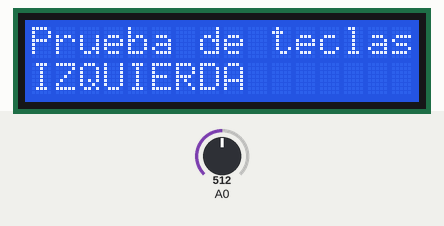
This sketch was run on a simulated Arduino Uno, built with avr-gcc and run on an emulated ATmega328P. Shown: 16×2 character LCD. Inputs (shaded band) come from the test bench; at power-on: A0 = 512. What the sketch prints to the serial monitor is not drawn.

Above: at 1.2 s.
1.3 s: A0 set to 565
At 1.9 s:
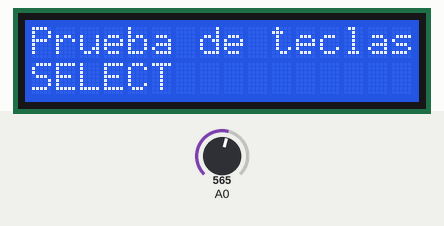
2.8 s: A0 set to 370
At 4.0 s:
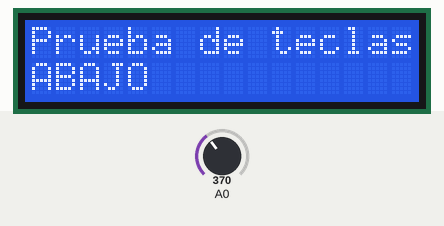
4.3 s: A0 set to 185
At 5.4 s:
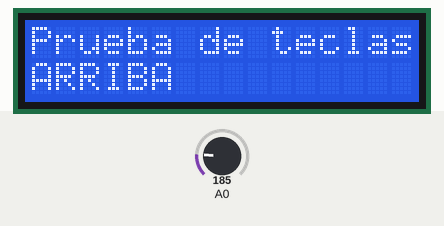
5.8 s: A0 set to 40
At 6.5 s:
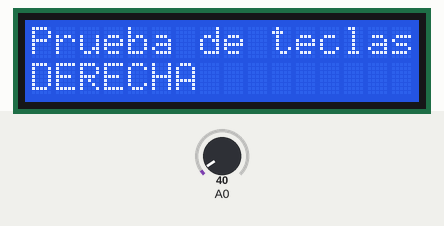
8.8 s: A0 set to 60
At 10.0 s:
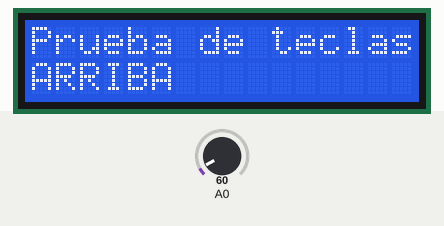
Timing chart, 0 to 11.3 s (numbered marks = the images above; inputs shaded):
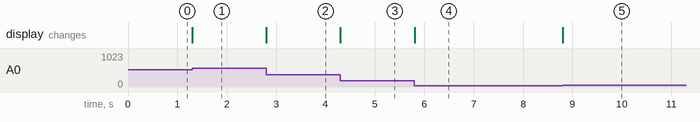

The sketch:

tornado.ino
```cpp
#include <LiquidCrystal.h> //Funciones del LCD
#include <SoftwareSerial.h>  //bluethoot
//Indica a la librería los pines de conexión del shield
LiquidCrystal lcd(8, 9, 4, 5, 6, 7);

//Varables para leer las teclas y el ADC
int lcd_key     = 0;
int adc_key_in  = 0;
//variables bluthoot
SoftwareSerial BT1(4,2);//RX,TX

//Contantes para identificar las teclas
#define btnDERECHA      0
#define btnARRIBA      1
#define btnABAJO       2
#define btnIZQUIERDA   3
#define btnSELECT      4
#define btnNADA        5

  String GetLine()
  {   String S = "" ;
    if (Serial.available())
    {    char c = Serial.read(); ;
      while ( c != '\n')                           //Hasta que el character sea intro
      {     S = S + c ;
	delay(25) ;
	c = Serial.read();
      }
      return( S + '\n') ;
    }
  }
//Función que lee las teclas
int read_LCD_buttons()
{
  adc_key_in = analogRead(0);      // Leer la entrada analógica

  //Las teclas se conectan a un divisor resistivo que produce distintos valores de tensión según la tecla pulsada

  if (adc_key_in > 1000) return btnNADA; //Si no hay ninguna tecla pulsada, sale para demorar menos tiempo

  if (adc_key_in < 50)   return btnDERECHA;
  if (adc_key_in < 195)  return btnARRIBA;
  if (adc_key_in < 380)  return btnABAJO;
  if (adc_key_in < 555)  return btnIZQUIERDA;
  if (adc_key_in < 790)  return btnSELECT;


  return btnNADA;  // No debería llegar aquí, pero por las dudas retorna este valor.
}


void setup() {
  // Inicializaciones

  lcd.begin(16, 2);                 //LCD de 16 columnas y 2 filas
  lcd.clear();                      //Borrar la pantalla
  lcd.setCursor(0, 0);              //Llevar el cursor al inicio
  lcd.print("Prueba de teclas:");
  //inicializacion bluethoot
  Serial.begin(9600);
  Serial.println("Enter AT commands:");

}

void loop() {
  // Bucle principal del programa

  lcd.setCursor(0,1);            // Lleva el cursor al inicio de la segunda linea
  lcd_key = read_LCD_buttons();  // Lee las teclas


       if(BT1.available())    // Si llega un dato por el puerto BT se envía al monitor serial
  {
    Serial.write(BT1.read());
  }

  if(Serial.available())  // Si llega un dato por el monitor serial se envía al puerto BT
  {
     BT1.write(Serial.read());
  }

  switch (lcd_key)               // Imprime un texto según el valor de la tecla detectada
  {
    case btnDERECHA:
      {
	lcd.print("DERECHA  ");
	break;
      }
    case btnIZQUIERDA:
      {
	lcd.print("IZQUIERDA");
	break;
      }
    case btnARRIBA:
      {
	lcd.print("ARRIBA   ");
	break;
      }
    case btnABAJO:
      {
	lcd.print("ABAJO    ");
	break;
      }
    case btnSELECT:
      {
	lcd.print("SELECT   ");
	break;
      }
    case btnNADA:
      {
	break;
      }


  }


}
```

Measured:
- after the input at 1.3 s, the display: changes at once (image 1)
- after the input at 2.8 s, the display: changes at once (image 2)
- after the input at 4.3 s, the display: changes at once (image 3)
- after the input at 5.8 s, the display: changes at once (image 4)
- after the input at 8.8 s, the display: changes at once (image 5)
